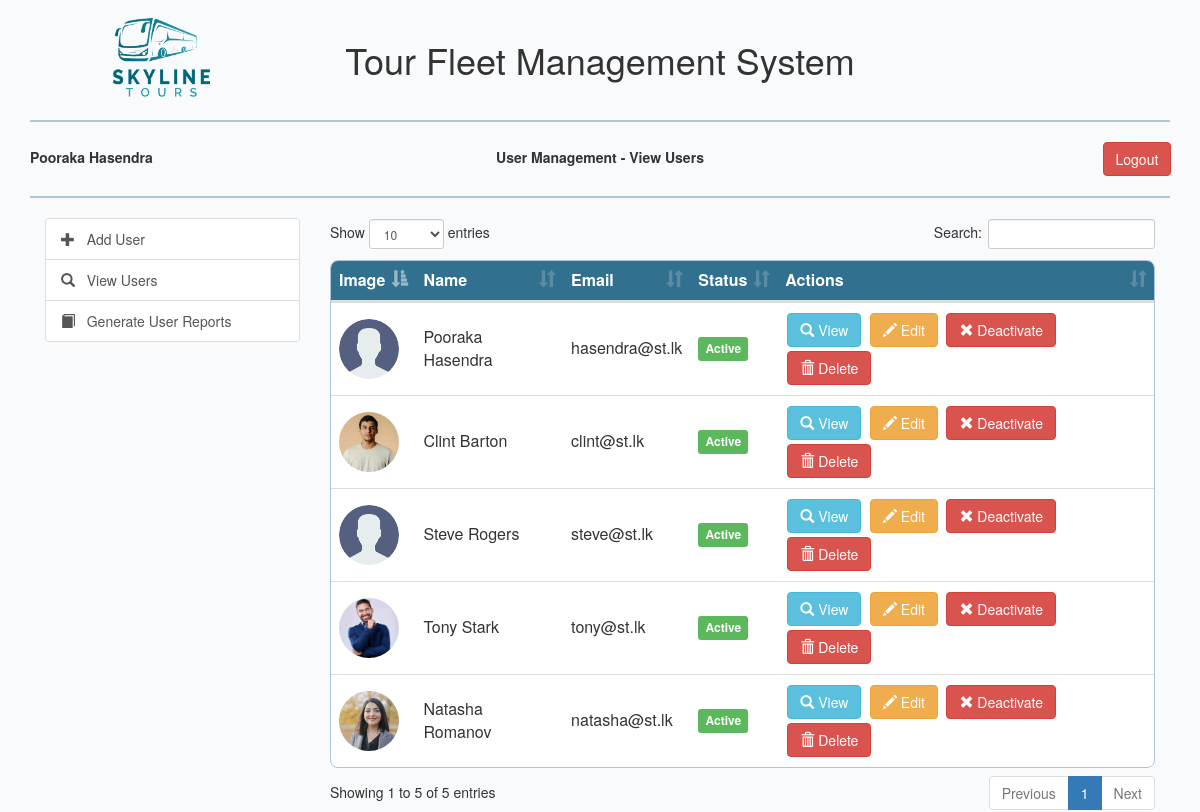
The app's page /view/view-users.php (signed in) with its own data.
### tables this page shows
CREATE TABLE `user` (
  `user_id` int(10) NOT NULL,
  `user_fname` varchar(50) NOT NULL,
  `user_lname` varchar(50) NOT NULL,
  `user_dob` date NOT NULL,
  `user_nic` varchar(12) NOT NULL,
  `user_role` int(10) NOT NULL,
  `user_image` varchar(200) NOT NULL,
  `user_email` varchar(255) NOT NULL,
  `user_status` int(10) NOT NULL DEFAULT 1
);

### model/user_model.php (called while the page is built, shortened)
<?php
class User{
    public function getAllUsers(){
        $con = $GLOBALS["con"];
        $sql="SELECT u.user_id, u.user_fname, u.user_lname, u.user_dob, u.user_nic, u.user_role, "
                . "u.user_image, u.user_email, u.user_status, r.role_name "
                . "FROM user u, role r WHERE user_status !='-1' AND u.user_role=r.role_id";
        $result = $con->query($sql) or die ($con->error);
        return $result;
    }
}

### view/view-users.php (the view, shortened to what this page needs)
<?php
include_once '../model/user_model.php';
$userObj = new User();
$userResult = $userObj->getAllUsers();
?>
<html lang="en">
<head>
    <link rel="stylesheet" type="text/css" href="../css/dataTables.bootstrap.min.css"/>
    <?php include_once "../includes/bootstrap_css_includes.php"?>
</head>
<body>
    <div class="container">
        <?php include_once "../includes/header_row_includes.php";?>
        <div class="col-md-3">
            <ul class="list-group">
                <a href="add-user.php" class="list-group-item">
                    <span class="glyphicon glyphicon-plus"></span> &nbsp;
                    Add User
                </a>
                <a href="view-users.php" class="list-group-item">
                    <span class="glyphicon glyphicon-search"></span> &nbsp;
                    View Users
                </a>
                <a href="generate-user-reports.php" class="list-group-item">
                    <span class="glyphicon glyphicon-book"></span> &nbsp;
                    Generate User Reports
                </a>
            </ul>
        </div>
        <div class="col-md-9">
            <div class="row">
                <div class="col-md-6 col-md-offset-3">
                </div>
            </div>
            <div class="row">
                <div class="col-md-12">
                    <table class="table" id="usertable">
                        <thead>
                            <tr>
                                <th>Image</th>
                                <th>Name</th>
                                <th>Email</th>
                                <th>Status</th>
                                <th>Actions</th>
                            </tr>
                        </thead>
                        <tbody>
                            <?php
                                while($userRow=$userResult->fetch_assoc()){
                                    $status = "Active";
                                    $statusClass = "label label-success";
                                    $img_path="../images/userimages/";
                                    if($userRow["user_image"]==""){
                                        $img_path=$img_path."user.png";
                                    }else{
                                        $img_path=$img_path.$userRow["user_image"];
                                    }
                                    $user_id = $userRow["user_id"];
                                    $user_id = base64_encode($user_id);
                            ?>
                                    <tr>
                                        <td>
                                            <img src="<?php echo $img_path;?>" style="border-radius: 50%" height="60px" width="60px"/>
                                        </td>
                                        <td><?php echo $userRow["user_fname"]." ".$userRow["user_lname"];?></td>
                                        <td><?php echo $userRow["user_email"];?></td>
                                        <td><span class="<?php echo $statusClass;?>"><?php echo $status;?></span></td>
                                        <td>
                                            <a href="view-user.php?user_id=<?php echo $user_id;?>" class="btn btn-info" style="margin:2px">
                                                <span class="glyphicon glyphicon-search"></span>
                                                View
                                            </a>
                                            <a href="edit-user.php?user_id=<?php echo $user_id; ?>" class="btn btn-warning" style="margin:2px">
                                                <span class="glyphicon glyphicon-pencil"></span>
                                                Edit
                                            </a>
                                            <?php
                                            if($userRow["user_status"]==0){
                                            ?>
                                            <a href="../controller/user_controller.php?status=activate&user_id=<?php echo $user_id; ?>" class="btn btn-success" style="margin:2px">
                                                <span class="glyphicon glyphicon-ok"></span>
                                                Activate
                                            </a>
                                            <?php
                                            }elseif ($userRow["user_status"]==1) {
                                            ?>
                                            <a href="../controller/user_controller.php?status=deactivate&user_id=<?php echo $user_id; ?>" class="btn btn-danger" style="margin:2px">
                                                <span class="glyphicon glyphicon-remove"></span>
                                                Deactivate
                                            </a>
                                            <?php
                                            }
                                            ?>
                                            <a href="../controller/user_controller.php?status=delete&user_id=<?php echo $user_id; ?>" class="btn btn-danger" style="margin:2px">
                                                <span class="glyphicon glyphicon-trash"></span>
                                                Delete
                                            </a>
                                        </td>
                                    </tr>
                            <?php
                                }
                            ?>
                        </tbody>
                    </table>
                </div>
            </div>
        </div>
    </div>
</body>
</html>

### css/custom.css (style rules this page uses)
body { background-color: #F9FAFB; }
.table { background-color:#ffffff; border-radius: 8px; overflow: hidden; border:1px solid lightsteelblue; }
.table thead { background-color: #31708f; color:white; }
.table tbody > tr > td { vertical-align: middle; }

### records on screen
user: user_fname "Pooraka", user_lname "Hasendra", user_email "hasendra@st.lk", status "Active"
user: shows a picture, user_fname "Clint", user_lname "Barton", user_email "clint@st.lk", status "Active"
user: user_fname "Steve", user_lname "Rogers", user_email "steve@st.lk", status "Active"
user: shows a picture, user_fname "Tony", user_lname "Stark", user_email "tony@st.lk", status "Active"
user: shows a picture, user_fname "Natasha", user_lname "Romanov", user_email "natasha@st.lk", status "Active"

### other values on screen
$userSession["user_fname"]." ".$userSession["user_lname"] "Pooraka Hasendra"
$pageName "User Management - View Users"
